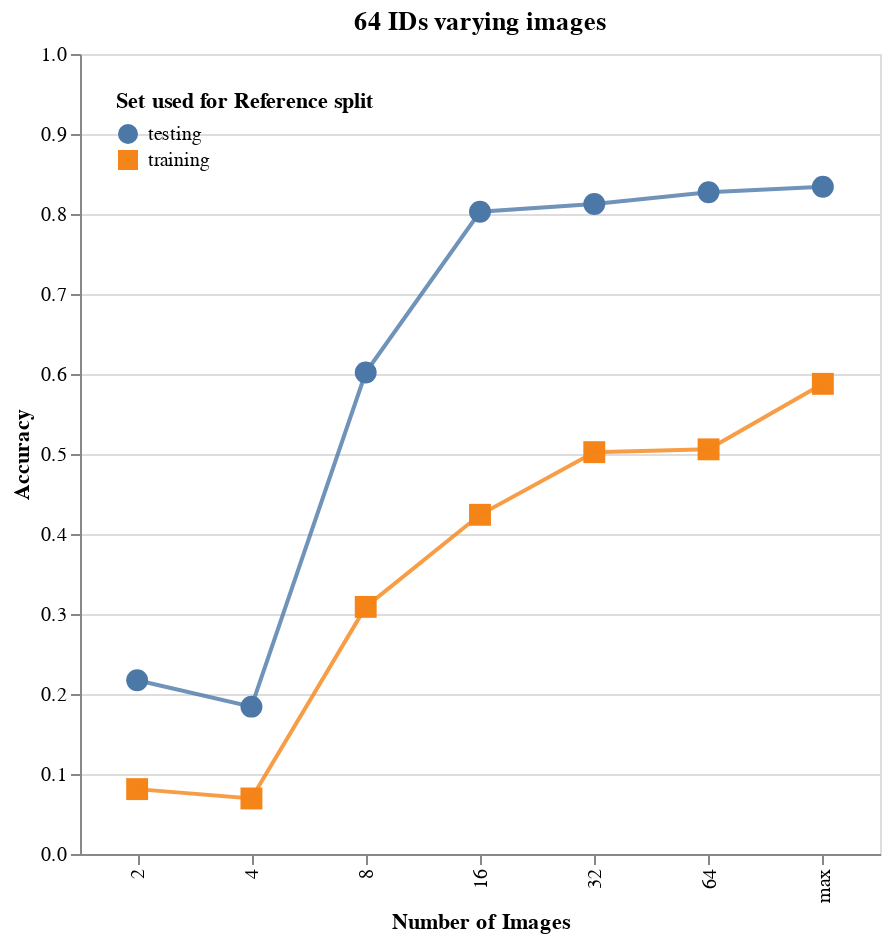

The code cell stored with this chart in its notebook:
### Code cell
maybe_chart2 = alt.Chart(same_split_df[same_split_df['KNN_type']=='1NN']).mark_point(filled=True).encode(
x=alt.X('num_images_per_id', sort=['2','4','8','16', '32','64', 'max'], title='Number of Images'),
    y=alt.Y('Accuracy', scale=alt.Scale(domain=[0,1])),
    opacity=alt.value(1.0),
    color=alt.Color('type_of_reference'),
    shape= alt.Shape('type_of_reference', legend=alt.Legend(orient='top-left', title='Set used for Reference split')),
    size=alt.value(120)
).properties(title='64 IDs varying images', width=400,height=400)


maybe_chart = alt.Chart(same_split_df[same_split_df['KNN_type']=='1NN']).mark_line().encode(
 x=alt.X('num_images_per_id', sort=['2','4','8','16', '32','64', 'max'], title='Number of Images'),
    y=alt.Y('Accuracy', scale=alt.Scale(domain=[0,1])),
    opacity=alt.value(0.8),
    color=alt.Color('type_of_reference', legend=None),
  )
    

    
# )
# maybe_chart2 =  maybe_chart2.facet(facet=alt.Facet('type_of_reference', sort=['training', 'testing'], header=alt.Header(title='Sets used for Reference subset')))




chart_dif_split = alt.Chart(same_img_dif_ids_df[same_img_dif_ids_df['KNN_type']=='1NN']).mark_point(filled=True).encode(
x=alt.X('run_str', sort=[ ' 8  IDs',' 16  IDs', ' 24  IDs', ' 32  IDs', ' 64  IDs'], title='Number of IDs'),
    y=alt.Y('Accuracy', scale=alt.Scale(domain=[0,1])),
    opacity=alt.value(1.0),
    color=alt.Color('type_of_reference'),
     shape= alt.Shape('type_of_reference', legend=alt.Legend(orient='top-left', title='Set used for Reference split')),
    size= alt.value(120)
).properties(title='64 images per different split', width=400,height=400)


chart_dif_split2= alt.Chart(same_img_dif_ids_df[same_img_dif_ids_df['KNN_type']=='1NN']).mark_line().encode(
x=alt.X('run_str', sort=[ ' 8  IDs',' 16  IDs', ' 24  IDs', ' 32  IDs', ' 64  IDs'], title='Number of IDs'),
    y=alt.Y('Accuracy', scale=alt.Scale(domain=[0,1])),
    opacity=alt.value(1.0),
    color=alt.Color('type_of_reference', legend=None))

# chart_dif_split += chart_dif_split.mark_square().encode(
# color=alt.Color('type_of_reference', legend=alt.Legend(orient='top-left')))
# chart_dif_split = chart_dif_split.facet(facet=alt.Facet('type_of_reference', sort=['training', 'testing'], header=alt.Header(title='Sets used for Reference subset')))




alt.layer(maybe_chart2, maybe_chart).resolve_scale(color='independent',shape='independent' )

### Figure 1 — Vega-Lite specification as saved in the notebook (floating-point values rounded to 4 significant figures)
{"config": {"view": {"continuousWidth": 300, "continuousHeight": 300}}, "layer": [{"data": {"name": "data-9b923cb52e86957123c97b1fee3d1a77"}, "mark": {"type": "point", "filled": true}, "encoding": {"color": {"field": "type_of_reference", "type": "nominal"}, "opacity": {"value": 1.0}, "shape": {"field": "type_of_reference", "legend": {"orient": "top-left", "title": "Set used for Reference split"}, "type": "nominal"}, "size": {"value": 120}, "x": {"field": "num_images_per_id", "sort": ["2", "4", "8", "16", "32", "64", "max"], "title": "Number of Images", "type": "nominal"}, "y": {"field": "Accuracy", "scale": {"domain": [0, 1]}, "type": "quantitative"}}, "title": "64 IDs varying images"}, {"data": {"name": "data-9b923cb52e86957123c97b1fee3d1a77"}, "mark": {"type": "line"}, "encoding": {"color": {"field": "type_of_reference", "legend": null, "type": "nominal"}, "opacity": {"value": 0.8}, "x": {"field": "num_images_per_id", "sort": ["2", "4", "8", "16", "32", "64", "max"], "title": "Number of Images", "type": "nominal"}, "y": {"field": "Accuracy", "scale": {"domain": [0, 1]}, "type": "quantitative"}}}], "height": 400, "resolve": {"scale": {"color": "independent", "shape": "independent"}}, "width": 400, "$schema": "https://vega.github.io/schema/vega-lite/v5.15.1.json", "datasets": {"data-9b923cb52e86957123c97b1fee3d1a77": [{"run_str": "summer_bee_dataset_open_train_bee_64_ids_batch1_sample_num_64", "type_of_reference": "training", "num_ids": 63, "num_images_per_id": "64", "total_training_images": 3868, "batch_size": 64, "num_epochs": 1300, "training_file": "/home/gsantiago/all_data_csvs/open_sets/new_open_max_ids_batch1/summer_bee_dataset_open_train_bee_64_ids_batch1_sample_num_64.csv", "reference_file": "/home/gsantiago/all_data_csvs/open_sets/open_reference_query_testing_batch1/summer_bee_dataset_closed_test_bee_reference_64_ids_batch1.csv", "query_file": "/home/gsantiago/all_data_csvs/open_sets/open_reference_query_testing_batch2/summer_bee_dataset_closed_test_bee_query_64_ids_batch2.csv", "KNN_type": "1NN", "Accuracy": 0.5058, "type_of_reference_shape": "training"}, {"run_str": "summer_bee_dataset_open_train_bee_64_ids_batch1_sample_num_64", "type_of_reference": "testing", "num_ids": 63, "num_images_per_id": "64", "total_training_images": 3868, "batch_size": 64, "num_epochs": 1300, "training_file": "/home/gsantiago/all_data_csvs/open_sets/new_open_max_ids_batch1/summer_bee_dataset_open_train_bee_64_ids_batch1_sample_num_64.csv", "reference_file": "/home/gsantiago/all_data_csvs/open_sets/open_reference_query_testing_batch2/summer_bee_dataset_closed_test_bee_reference_64_ids_batch2.csv", "query_file": "/home/gsantiago/all_data_csvs/open_sets/open_reference_query_testing_batch2/summer_bee_dataset_closed_test_bee_query_64_ids_batch2.csv", "KNN_type": "1NN", "Accuracy": 0.8272, "type_of_reference_shape": "testing"}, {"run_str": "summer_bee_dataset_open_train_bee_64_ids_batch1_sample_num_02", "type_of_reference": "training", "num_ids": 63, "num_images_per_id": "2", "total_training_images": 126, "batch_size": 64, "num_epochs": 1300, "training_file": "/home/gsantiago/all_data_csvs/open_sets/new_open_max_ids_batch1/summer_bee_dataset_open_train_bee_64_ids_batch1_sample_num_02.csv", "reference_file": "/home/gsantiago/all_data_csvs/open_sets/open_reference_query_testing_batch1/summer_bee_dataset_closed_test_bee_reference_64_ids_batch1.csv", "query_file": "/home/gsantiago/all_data_csvs/open_sets/open_reference_query_testing_batch2/summer_bee_dataset_closed_test_bee_query_64_ids_batch2.csv", "KNN_type": "1NN", "Accuracy": 0.0811, "type_of_reference_shape": "training"}, {"run_str": "summer_bee_dataset_open_train_bee_64_ids_batch1_sample_num_02", "type_of_reference": "testing", "num_ids": 63, "num_images_per_id": "2", "total_training_images": 126, "batch_size": 64, "num_epochs": 1300, "training_file": "/home/gsantiago/all_data_csvs/open_sets/new_open_max_ids_batch1/summer_bee_dataset_open_train_bee_64_ids_batch1_sample_num_02.csv", "reference_file": "/home/gsantiago/all_data_csvs/open_sets/open_reference_query_testing_batch2/summer_bee_dataset_closed_test_bee_reference_64_ids_batch2.csv", "query_file": "/home/gsantiago/all_data_csvs/open_sets/open_reference_query_testing_batch2/summer_bee_dataset_closed_test_bee_query_64_ids_batch2.csv", "KNN_type": "1NN", "Accuracy": 0.2172, "type_of_reference_shape": "testing"}, {"run_str": "summer_bee_dataset_open_train_bee_64_ids_batch1_sample_num_04", "type_of_reference": "training", "num_ids": 63, "num_images_per_id": "4", "total_training_images": 252, "batch_size": 64, "num_epochs": 1300, "training_file": "/home/gsantiago/all_data_csvs/open_sets/new_open_max_ids_batch1/summer_bee_dataset_open_train_bee_64_ids_batch1_sample_num_04.csv", "reference_file": "/home/gsantiago/all_data_csvs/open_sets/open_reference_query_testing_batch1/summer_bee_dataset_closed_test_bee_reference_64_ids_batch1.csv", "query_file": "/home/gsantiago/all_data_csvs/open_sets/open_reference_query_testing_batch2/summer_bee_dataset_closed_test_bee_query_64_ids_batch2.csv", "KNN_type": "1NN", "Accuracy": 0.0694, "type_of_reference_shape": "training"}, {"run_str": "summer_bee_dataset_open_train_bee_64_ids_batch1_sample_num_04", "type_of_reference": "testing", "num_ids": 63, "num_images_per_id": "4", "total_training_images": 252, "batch_size": 64, "num_epochs": 1300, "training_file": "/home/gsantiago/all_data_csvs/open_sets/new_open_max_ids_batch1/summer_bee_dataset_open_train_bee_64_ids_batch1_sample_num_04.csv", "reference_file": "/home/gsantiago/all_data_csvs/open_sets/open_reference_query_testing_batch2/summer_bee_dataset_closed_test_bee_reference_64_ids_batch2.csv", "query_file": "/home/gsantiago/all_data_csvs/open_sets/open_reference_query_testing_batch2/summer_bee_dataset_closed_test_bee_query_64_ids_batch2.csv", "KNN_type": "1NN", "Accuracy": 0.1842, "type_of_reference_shape": "testing"}, {"run_str": "summer_bee_dataset_open_train_bee_64_ids_batch1_sample_num_08", "type_of_reference": "training", "num_ids": 63, "num_images_per_id": "8", "total_training_images": 504, "batch_size": 64, "num_epochs": 1300, "training_file": "/home/gsantiago/all_data_csvs/open_sets/new_open_max_ids_batch1/summer_bee_dataset_open_train_bee_64_ids_batch1_sample_num_08.csv", "reference_file": "/home/gsantiago/all_data_csvs/open_sets/open_reference_query_testing_batch1/summer_bee_dataset_closed_test_bee_reference_64_ids_batch1.csv", "query_file": "/home/gsantiago/all_data_csvs/open_sets/open_reference_query_testing_batch2/summer_bee_dataset_closed_test_bee_query_64_ids_batch2.csv", "KNN_type": "1NN", "Accuracy": 0.3089, "type_of_reference_shape": "training"}, {"run_str": "summer_bee_dataset_open_train_bee_64_ids_batch1_sample_num_08", "type_of_reference": "testing", "num_ids": 63, "num_images_per_id": "8", "total_training_images": 504, "batch_size": 64, "num_epochs": 1300, "training_file": "/home/gsantiago/all_data_csvs/open_sets/new_open_max_ids_batch1/summer_bee_dataset_open_train_bee_64_ids_batch1_sample_num_08.csv", "reference_file": "/home/gsantiago/all_data_csvs/open_sets/open_reference_query_testing_batch2/summer_bee_dataset_closed_test_bee_reference_64_ids_batch2.csv", "query_file": "/home/gsantiago/all_data_csvs/open_sets/open_reference_query_testing_batch2/summer_bee_dataset_closed_test_bee_query_64_ids_batch2.csv", "KNN_type": "1NN", "Accuracy": 0.6019, "type_of_reference_shape": "testing"}, {"run_str": "summer_bee_dataset_open_train_bee_64_ids_batch1_sample_num_32", "type_of_reference": "training", "num_ids": 63, "num_images_per_id": "32", "total_training_images": 2002, "batch_size": 64, "num_epochs": 1300, "training_file": "/home/gsantiago/all_data_csvs/open_sets/new_open_max_ids_batch1/summer_bee_dataset_open_train_bee_64_ids_batch1_sample_num_32.csv", "reference_file": "/home/gsantiago/all_data_csvs/open_sets/open_reference_query_testing_batch1/summer_bee_dataset_closed_test_bee_reference_64_ids_batch1.csv", "query_file": "/home/gsantiago/all_data_csvs/open_sets/open_reference_query_testing_batch2/summer_bee_dataset_closed_test_bee_query_64_ids_batch2.csv", "KNN_type": "1NN", "Accuracy": 0.5023, "type_of_reference_shape": "training"}, {"run_str": "summer_bee_dataset_open_train_bee_64_ids_batch1_sample_num_32", "type_of_reference": "testing", "num_ids": 63, "num_images_per_id": "32", "total_training_images": 2002, "batch_size": 64, "num_epochs": 1300, "training_file": "/home/gsantiago/all_data_csvs/open_sets/new_open_max_ids_batch1/summer_bee_dataset_open_train_bee_64_ids_batch1_sample_num_32.csv", "reference_file": "/home/gsantiago/all_data_csvs/open_sets/open_reference_query_testing_batch2/summer_bee_dataset_closed_test_bee_reference_64_ids_batch2.csv", "query_file": "/home/gsantiago/all_data_csvs/open_sets/open_reference_query_testing_batch2/summer_bee_dataset_closed_test_bee_query_64_ids_batch2.csv", "KNN_type": "1NN", "Accuracy": 0.8125, "type_of_reference_shape": "testing"}, {"run_str": "summer_bee_dataset_open_train_bee_64_ids_batch1_sample_num_16", "type_of_reference": "training", "num_ids": 63, "num_images_per_id": "16", "total_training_images": 1008, "batch_size": 64, "num_epochs": 1300, "training_file": "/home/gsantiago/all_data_csvs/open_sets/new_open_max_ids_batch1/summer_bee_dataset_open_train_bee_64_ids_batch1_sample_num_16.csv", "reference_file": "/home/gsantiago/all_data_csvs/open_sets/open_reference_query_testing_batch1/summer_bee_dataset_closed_test_bee_reference_64_ids_batch1.csv", "query_file": "/home/gsantiago/all_data_csvs/open_sets/open_reference_query_testing_batch2/summer_bee_dataset_closed_test_bee_query_64_ids_batch2.csv", "KNN_type": "1NN", "Accuracy": 0.424, "type_of_reference_shape": "training"}, {"run_str": "summer_bee_dataset_open_train_bee_64_ids_batch1_sample_num_16", "type_of_reference": "testing", "num_ids": 63, "num_images_per_id": "16", "total_training_images": 1008, "batch_size": 64, "num_epochs": 1300, "training_file": "/home/gsantiago/all_data_csvs/open_sets/new_open_max_ids_batch1/summer_bee_dataset_open_train_bee_64_ids_batch1_sample_num_16.csv", "reference_file": "/home/gsantiago/all_data_csvs/open_sets/open_reference_query_testing_batch2/summer_bee_dataset_closed_test_bee_reference_64_ids_batch2.csv", "query_file": "/home/gsantiago/all_data_csvs/open_sets/open_reference_query_testing_batch2/summer_bee_dataset_closed_test_bee_query_64_ids_batch2.csv", "KNN_type": "1NN", "Accuracy": 0.8028, "type_of_reference_shape": "testing"}, {"run_str": "summer_bee_dataset_open_train_bee_64_ids_batch1_sample_num_max", "type_of_reference": "training", "num_ids": 63, "num_images_per_id": "max", "total_training_images": 9530, "batch_size": 64, "num_epochs": 1300, "training_file": "/home/gsantiago/all_data_csvs/open_sets/new_open_max_ids_batch1/summer_bee_dataset_open_train_bee_64_ids_batch1_sample_num_max.csv", "reference_file": "/home/gsantiago/all_data_csvs/open_sets/open_reference_query_testing_batch1/summer_bee_dataset_closed_test_bee_reference_64_ids_batch1.csv", "query_file": "/home/gsantiago/all_data_csvs/open_sets/open_reference_query_testing_batch2/summer_bee_dataset_closed_test_bee_query_64_ids_batch2.csv", "KNN_type": "1NN", "Accuracy": 0.5877, "type_of_reference_shape": "training"}, {"run_str": "summer_bee_dataset_open_train_bee_64_ids_batch1_sample_num_max", "type_of_reference": "testing", "num_ids": 63, "num_images_per_id": "max", "total_training_images": 9530, "batch_size": 64, "num_epochs": 1300, "training_file": "/home/gsantiago/all_data_csvs/open_sets/new_open_max_ids_batch1/summer_bee_dataset_open_train_bee_64_ids_batch1_sample_num_max.csv", "reference_file": "/home/gsantiago/all_data_csvs/open_sets/open_reference_query_testing_batch2/summer_bee_dataset_closed_test_bee_reference_64_ids_batch2.csv", "query_file": "/home/gsantiago/all_data_csvs/open_sets/open_reference_query_testing_batch2/summer_bee_dataset_closed_test_bee_query_64_ids_batch2.csv", "KNN_type": "1NN", "Accuracy": 0.834, "type_of_reference_shape": "testing"}]}}
